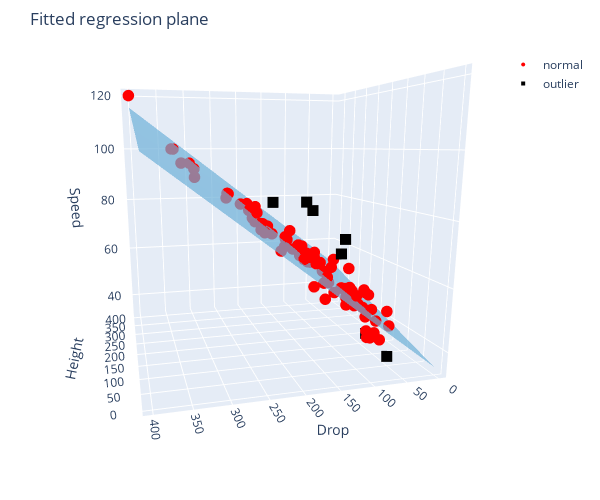

The notebook cell this image was saved under:
### Code cell
z_color = np.zeros_like(z_data)
x_scatter_data = df_regress['X_1'].to_numpy()
y_scatter_data = df_regress['X_2'].to_numpy()
z_scatter_data = df_regress['Y'].to_numpy()

outlier_x_scatter_data = x_scatter_data[is_large_stdzed_residual]
outlier_y_scatter_data = y_scatter_data[is_large_stdzed_residual]
outlier_z_scatter_data = z_scatter_data[is_large_stdzed_residual]

normal_x_scatter_data = x_scatter_data[np.logical_not(is_large_stdzed_residual)]
normal_y_scatter_data = y_scatter_data[np.logical_not(is_large_stdzed_residual)]
normal_z_scatter_data = z_scatter_data[np.logical_not(is_large_stdzed_residual)]

fig = go.Figure(data=[
  go.Surface(z=z_data.T, x=x_data, y=y_data, 
    colorscale="Blues", surfacecolor=z_color,
    showscale=False, opacity=0.7),
  go.Scatter3d(
    x=normal_x_scatter_data, 
    y=normal_y_scatter_data, 
    z=normal_z_scatter_data, 
    marker={
      "color": ["rgb(255, 0, 0)" for i in range(len(normal_x_scatter_data))]},
    mode="markers", marker_size=4, name="normal"), 
  go.Scatter3d(
    x=outlier_x_scatter_data,
    y=outlier_y_scatter_data,
    z=outlier_z_scatter_data,
    marker={
      "color": ["rgb(0, 0, 0)" for i in range(len(outlier_x_scatter_data))],
      "symbol": "square"},
    mode="markers", marker_size=4, name="outlier")])


theta = [130, 80, 85]
theta = np.deg2rad(theta)
a = 3.
camera = {
  'center': {'x': 0, 'y': 0, 'z': -0.2},
  'eye': {'x': a*np.cos(theta[0]), 'y': a*np.cos(theta[1]), 'z': a*np.cos(theta[2])}}

fig.update_layout(
  title="Fitted regression plane", autosize=True,
  width=600, height=500,
  margin={'l':35, 'r': 30, 'b':15, 't':50,},
  scene={
    "xaxis_title": "Height",
    "yaxis_title": "Drop",
    "zaxis_title": "Speed"},
  scene_camera=camera)


fig.show()

### Figure 1 — Plotly figure (JSON) as saved in the notebook; plotly's stock layout.template omitted (floating-point values rounded to 4 significant figures)
{"data": [{"colorscale": [[0, "rgb(247,251,255)"], [0.125, "rgb(222,235,247)"], [0.25, "rgb(198,219,239)"], [0.375, "rgb(158,202,225)"], [0.5, "rgb(107,174,214)"], [0.625, "rgb(66,146,198)"], [0.75, "rgb(33,113,181)"], [0.875, "rgb(8,81,156)"], [1, "rgb(8,48,107)"]], "opacity": 0.7, "showscale": false, "surfacecolor": [[0, 0, 0, 0, 0, 0, 0, 0, 0, 0], [0, 0, 0, 0, 0, 0, 0, 0, 0, 0], [0, 0, 0, 0, 0, 0, 0, 0, 0, 0], [0, 0, 0, 0, 0, 0, 0, 0, 0, 0], [0, 0, 0, 0, 0, 0, 0, 0, 0, 0], [0, 0, 0, 0, 0, 0, 0, 0, 0, 0], [0, 0, 0, 0, 0, 0, 0, 0, 0, 0], [0, 0, 0, 0, 0, 0, 0, 0, 0, 0], [0, 0, 0, 0, 0, 0, 0, 0, 0, 0], [0, 0, 0, 0, 0, 0, 0, 0, 0, 0]], "type": "surface", "x": [0, 46.67, 93.33, 140, 186.7, 233.3, 280, 326.7, 373.3, 420], "y": [0, 44.44, 88.89, 133.3, 177.8, 222.2, 266.7, 311.1, 355.6, 400], "z": [[34.59, 36.33, 38.06, 39.8, 41.54, 43.27, 45.01, 46.74, 48.48, 50.22], [41.84, 43.58, 45.32, 47.05, 48.79, 50.53, 52.26, 54.0, 55.73, 57.47], [49.1, 50.83, 52.57, 54.31, 56.04, 57.78, 59.51, 61.25, 62.99, 64.72], [56.35, 58.09, 59.82, 61.56, 63.3, 65.03, 66.77, 68.5, 70.24, 71.98], [63.61, 65.34, 67.08, 68.81, 70.55, 72.29, 74.02, 75.76, 77.49, 79.23], [70.86, 72.59, 74.33, 76.07, 77.8, 79.54, 81.28, 83.01, 84.75, 86.48], [78.11, 79.85, 81.58, 83.32, 85.06, 86.79, 88.53, 90.26, 92.0, 93.74], [85.37, 87.1, 88.84, 90.57, 92.31, 94.05, 95.78, 97.52, 99.25, 101.0], [92.62, 94.35, 96.09, 97.83, 99.56, 101.3, 103.0, 104.8, 106.5, 108.2], [99.87, 101.6, 103.3, 105.1, 106.8, 108.6, 110.3, 112.0, 113.8, 115.5]]}, {"marker": {"color": ["rgb(255, 0, 0)", "rgb(255, 0, 0)", "rgb(255, 0, 0)", "rgb(255, 0, 0)", "rgb(255, 0, 0)", "rgb(255, 0, 0)", "rgb(255, 0, 0)", "rgb(255, 0, 0)", "rgb(255, 0, 0)", "rgb(255, 0, 0)", "rgb(255, 0, 0)", "rgb(255, 0, 0)", "rgb(255, 0, 0)", "rgb(255, 0, 0)", "rgb(255, 0, 0)", "rgb(255, 0, 0)", "rgb(255, 0, 0)", "rgb(255, 0, 0)", "rgb(255, 0, 0)", "rgb(255, 0, 0)", "rgb(255, 0, 0)", "rgb(255, 0, 0)", "rgb(255, 0, 0)", "rgb(255, 0, 0)", "rgb(255, 0, 0)", "rgb(255, 0, 0)", "rgb(255, 0, 0)", "rgb(255, 0, 0)", "rgb(255, 0, 0)", "rgb(255, 0, 0)", "rgb(255, 0, 0)", "rgb(255, 0, 0)", "rgb(255, 0, 0)", "rgb(255, 0, 0)", "rgb(255, 0, 0)", "rgb(255, 0, 0)", "rgb(255, 0, 0)", "rgb(255, 0, 0)", "rgb(255, 0, 0)", "rgb(255, 0, 0)", "rgb(255, 0, 0)", "rgb(255, 0, 0)", "rgb(255, 0, 0)", "rgb(255, 0, 0)", "rgb(255, 0, 0)", "rgb(255, 0, 0)", "rgb(255, 0, 0)", "rgb(255, 0, 0)", "rgb(255, 0, 0)", "rgb(255, 0, 0)", "rgb(255, 0, 0)", "rgb(255, 0, 0)", "rgb(255, 0, 0)", "rgb(255, 0, 0)", "rgb(255, 0, 0)", "rgb(255, 0, 0)", "rgb(255, 0, 0)", "rgb(255, 0, 0)", "rgb(255, 0, 0)", "rgb(255, 0, 0)", "rgb(255, 0, 0)", "rgb(255, 0, 0)", "rgb(255, 0, 0)", "rgb(255, 0, 0)", "rgb(255, 0, 0)", "rgb(255, 0, 0)", "rgb(255, 0, 0)", "rgb(255, 0, 0)", "rgb(255, 0, 0)", "rgb(255, 0, 0)", "rgb(255, 0, 0)", "rgb(255, 0, 0)", "rgb(255, 0, 0)", "rgb(255, 0, 0)", "rgb(255, 0, 0)", "rgb(255, 0, 0)", "rgb(255, 0, 0)", "rgb(255, 0, 0)", "rgb(255, 0, 0)", "rgb(255, 0, 0)", "rgb(255, 0, 0)", "rgb(255, 0, 0)", "rgb(255, 0, 0)", "rgb(255, 0, 0)", "rgb(255, 0, 0)", "rgb(255, 0, 0)", "rgb(255, 0, 0)", "rgb(255, 0, 0)", "rgb(255, 0, 0)", "rgb(255, 0, 0)", "rgb(255, 0, 0)", "rgb(255, 0, 0)", "rgb(255, 0, 0)", "rgb(255, 0, 0)", "rgb(255, 0, 0)", "rgb(255, 0, 0)", "rgb(255, 0, 0)", "rgb(255, 0, 0)", "rgb(255, 0, 0)", "rgb(255, 0, 0)", "rgb(255, 0, 0)", "rgb(255, 0, 0)", "rgb(255, 0, 0)", "rgb(255, 0, 0)", "rgb(255, 0, 0)", "rgb(255, 0, 0)", "rgb(255, 0, 0)", "rgb(255, 0, 0)", "rgb(255, 0, 0)", "rgb(255, 0, 0)", "rgb(255, 0, 0)"], "size": 4}, "mode": "markers", "name": "normal", "type": "scatter3d", "x": [420, 415, 310, 235, 245, 160, 209, 230, 160, 218, 208, 175, 205, 200, 207, 170, 202, 179.5, 208, 205, 188, 173, 195, 203, 122, 127, 120, 191.5, 157, 95, 149, 161, 150, 117, 179.5, 156, 150, 143, 105, 154, 150, 163, 125, 110, 115, 137.8, 101.5, 138, 100, 115, 115, 83, 70, 115, 70, 100, 98, 92, 70, 55, 84, 80, 70, 56, 70, 94, 78, 377.3, 318.2, 259.2, 262.5, 166, 65, 191.6, 137.8, 102, 82, 100, 75, 191.6, 249.3, 108.3, 102, 191.6, 154, 108.3, 108.3, 108.3, 232, 305, 147.7, 95, 230, 117.8, 101.7, 108.3, 108.3, 140, 101.7, 98.4, 170, 179, 107, 167, 105, 200.2, 88, 325, 239.5, 63, 121], "y": [400, 328.1, 300, 255, 255, 228, 225, 215, 225, 214, 221, 215, 205, 205, 196, 210, 208, 166.5, 205, 194.6, 171, 155, 170, 144, 150, 147, 155, 177, 148, 151, 144, 155, 150, 115, 124, 146, 150, 137, 141, 144, 141, 128, 115, 92, 95, 124.7, 100, 138, 90, 95, 95, 75, 76, 95, 95, 95, 88, 90, 70, 52, 78, 75, 62, 47, 64, 66, 72, 328.1, 306.8, 229.7, 218.1, 178, 180, 177, 124.7, 93, 78, 90, 68, 177, 255.9, 95.2, 130, 177, 144, 95.2, 95.2, 95.2, 211, 300, 114.8, 87.3, 215, 111.8, 98.4, 95.2, 95.2, 113, 98.4, 100, 164, 171, 162, 150, 105.7, 190.3, 84, 320, 219.8, 58, 128], "z": [120, 100, 93, 85, 85, 82, 80, 80, 80, 78.4, 77, 76, 75, 75, 74, 73, 73, 73, 73, 72, 70, 68, 67, 67, 66.3, 66, 66, 65.6, 65, 65, 65, 65, 65, 65, 65, 65, 65, 65, 64.8, 63, 63, 63, 62, 62, 55, 60.3, 55, 55, 55, 55, 55, 55, 55, 55, 55, 53, 53, 52, 50, 50, 50, 47, 46, 45, 42, 41, 40, 100, 95, 80.8, 80.8, 71.5, 68, 65.6, 60.3, 56, 56, 55, 40, 65.6, 83.3, 49.7, 60, 65.6, 63, 49.7, 49.7, 49.7, 75, 90, 49.7, 50.1, 80, 53.7, 52.8, 49.7, 49.7, 56, 52.8, 52.8, 67, 70, 68, 68, 55.9, 71.5, 51, 95, 78.9, 40, 57]}, {"marker": {"color": ["rgb(0, 0, 0)", "rgb(0, 0, 0)", "rgb(0, 0, 0)", "rgb(0, 0, 0)", "rgb(0, 0, 0)", "rgb(0, 0, 0)", "rgb(0, 0, 0)"], "size": 4, "symbol": "square"}, "mode": "markers", "name": "outlier", "type": "scatter3d", "x": [205, 165, 155, 110, 170.6, 51.8, 120], "y": [130, 133, 80, 105, 196.8, 49.8, 54], "z": [82, 80, 70, 67, 83, 35, 38]}], "layout": {"autosize": true, "height": 500, "margin": {"b": 15, "l": 35, "r": 30, "t": 50}, "scene": {"camera": {"center": {"x": 0, "y": 0, "z": -0.2}, "eye": {"x": -1.928, "y": 0.5209, "z": 0.2615}}, "xaxis": {"title": {"text": "Height"}}, "yaxis": {"title": {"text": "Drop"}}, "zaxis": {"title": {"text": "Speed"}}}, "title": {"text": "Fitted regression plane"}, "width": 600}}
